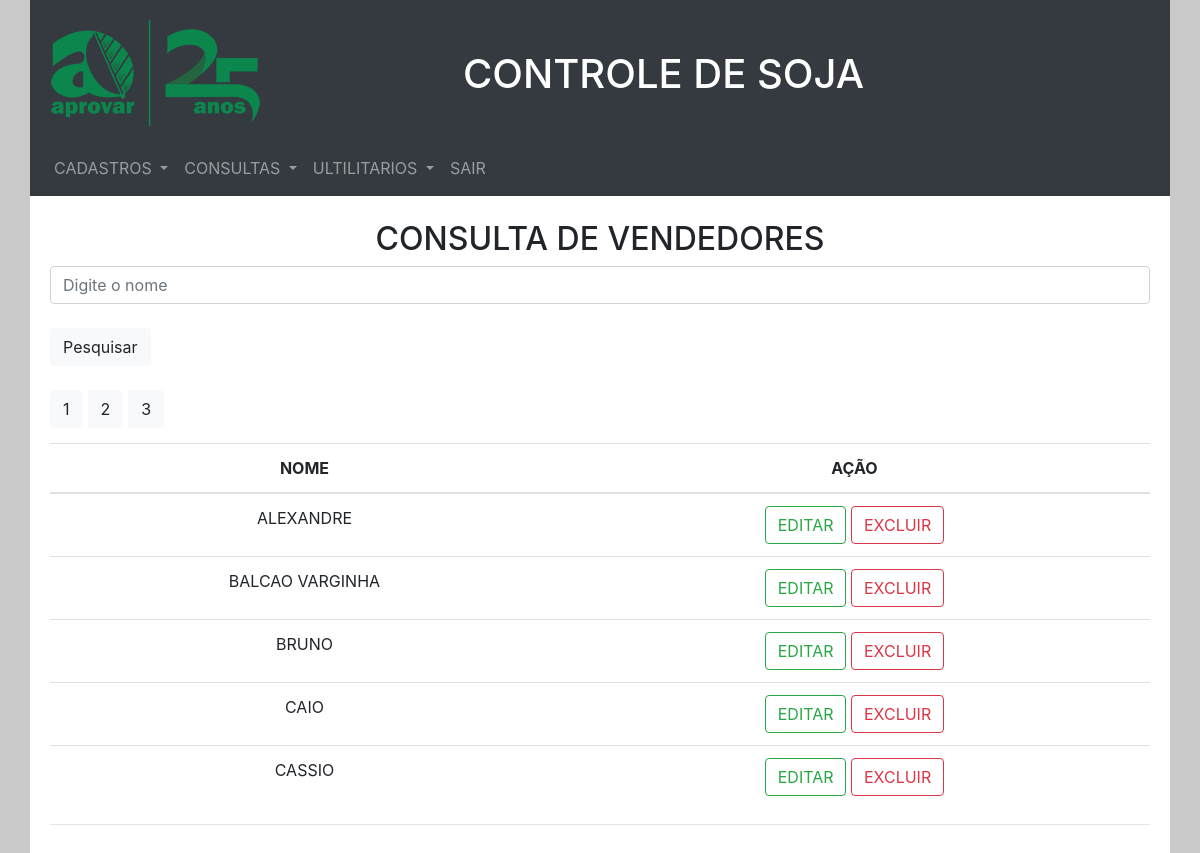
The page /crud-master/vendedor_Consultar.php (signed in) on the database its author committed.
### tables this page shows
CREATE TABLE IF NOT EXISTS `vendedor` (
  `id` int(10) NOT NULL AUTO_INCREMENT,
  `nome` varchar(30) NOT NULL,
  PRIMARY KEY (`id`)
);

### crud-master/vendedor_Consultar.php (the view, shortened to what this page needs)
<?php
require("conn.php");
require 'classes/cadastroVendedor.class.php';
$vendedor = new Vendedor($pdo);
?>
<!DOCTYPE html>
<html lang="pt-br">
<head>
    <link rel="stylesheet" href="https://stackpath.bootstrapcdn.com/bootstrap/4.3.1/css/bootstrap.min.css">
    <link rel="stylesheet" href="css/geral.css">
</head>
<body>
    <div class="container">
    <header>
            <?php
            include_once "menu.php"; ?>
        </header>
        <section class="corpo">
             <h2>Consulta de Vendedores</h2>
             <form action="" method="POST">
                 <input type="search" name="pesquisar"  class="form-control" id="pesquisar" placeholder="Digite o nome"><br>
                 <input type="submit" class="btn btn-light" value="Pesquisar"><br><br>
             </form>
            <table class="table table-hover tab">
                <thead>
                    <tr>
                        <th scope="col">Nome</td>
                        <th scope="col">Ação</td>
                    </tr>
                </thead>
                <?php if (!empty($_POST['pesquisar'])) {
                    $pesq = $_POST['pesquisar'];
                    $lista = $vendedor->consultar($pesq);
                }else {
                    $lista = $vendedor->consultar();
                }
                foreach ($lista as $item) :
                    ?>
                    <tr>
                        <td><?php echo $item['nome']; ?></td>
                        <td>
                            <a href="<?php echo 'vendedor_Salvar.php?id=' . $item['id']; ?>" class="btn btn-outline-success">Editar</a>
                            <a href="<?php echo 'vendedor_Deletar.php?id=' . $item['id'].'&nome='.$item['nome']; ?>" class="btn btn-outline-danger">Excluir</a>
                        </td>
                    </tr>
                <?php endforeach; ?>
            </table>
            <hr>
        </section>
    </div>
</body>
</html>

### crud-master/css/geral.css (style rules this page uses)
body { margin: 0; padding: 0; text-transform: uppercase; background-color: #cacaca; }
.container { padding: 0; background-color: #ffffff; height: 100%; }
header { height: 140px; vertical-align: center; margin: 0; padding: 0; }
.corpo { margin-top: 60px; padding: 20px; height: 100%; }
.corpo h2 { text-align: center; }
.tab th { text-align: center; }
tr { text-align: center; }

### rows shown on the page
vendedor: nome "ALEXANDRE"
vendedor: nome "BALCAO VARGINHA"
vendedor: nome "BRUNO"
vendedor: nome "CAIO"
vendedor: nome "CASSIO"
